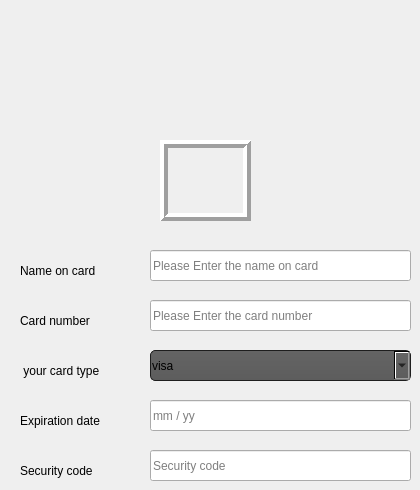
        <widget class="QWidget" name="tab_2">
         <attribute name="title">
          <string>Pay by PayPal</string>
         </attribute>
         <widget class="QLineEdit" name="lineEdit_7">
          <property name="geometry">
           <rect>
            <x>150</x>
            <y>300</y>
            <width>261</width>
            <height>31</height>
           </rect>
          </property>
          <property name="text">
           <string/>
          </property>
          <property name="placeholderText">
           <string>Please Enter the card number</string>
          </property>
         </widget>
         <widget class="QLineEdit" name="lineEdit_8">
          <property name="geometry">
           <rect>
            <x>150</x>
            <y>400</y>
            <width>261</width>
            <height>31</height>
           </rect>
          </property>
          <property name="text">
           <string/>
          </property>
          <property name="placeholderText">
           <string>mm / yy</string>
          </property>
         </widget>
         <widget class="QLabel" name="label_14">
          <property name="geometry">
           <rect>
            <x>160</x>
            <y>140</y>
            <width>91</width>
            <height>81</height>
           </rect>
          </property>
          <property name="minimumSize">
           <size>
            <width>91</width>
            <height>0</height>
           </size>
          </property>
          <property name="maximumSize">
           <size>
            <width>91</width>
            <height>16777215</height>
           </size>
          </property>
          <property name="styleSheet">
           <string notr="true"/>
          </property>
          <property name="frameShape">
           <enum>QFrame::Box</enum>
          </property>
          <property name="frameShadow">
           <enum>QFrame::Raised</enum>
          </property>
          <property name="lineWidth">
           <number>4</number>
          </property>
          <property name="text">
           <string/>
          </property>
          <property name="pixmap">
           <pixmap resource="test.qrc">:/newPrefix/PAYPAL.png</pixmap>
          </property>
          <property name="scaledContents">
           <bool>true</bool>
          </property>
         </widget>
         <widget class="QComboBox" name="comboBox_2">
          <property name="geometry">
           <rect>
            <x>150</x>
            <y>350</y>
            <width>261</width>
            <height>31</height>
           </rect>
          </property>
          <property name="styleSheet">
           <string notr="true">QComboBox
{
    background-color: QLinearGradient( x1: 0, y1: 0, x2: 0, y2: 1, stop: 0 #4d4d4d, stop: 0 #646464, stop: 1 #5d5d5d);
    padding: 1px;
    border-style: solid;
    border: 1px solid #1e1e1e;
    border-radius: 5;
}
</string>
          </property>
          <property name="currentText">
           <string>visa</string>
          </property>
          <item>
           <property name="text">
            <string>visa</string>
           </property>
          </item>
          <item>
           <property name="text">
            <string>master card</string>
           </property>
          </item>
          <item>
           <property name="text">
            <string>American Express</string>
           </property>
          </item>
          <item>
           <property name="text">
            <string>Discover</string>
           </property>
          </item>
          <item>
           <property name="text">
            <string/>
           </property>
          </item>
         </widget>
         <widget class="QLineEdit" name="lineEdit_9">
          <property name="geometry">
           <rect>
            <x>150</x>
            <y>450</y>
            <width>261</width>
            <height>31</height>
           </rect>
          </property>
          <property name="text">
           <string/>
          </property>
          <property name="placeholderText">
           <string>Security code</string>
          </property>
         </widget>
         <widget class="QLabel" name="label_16">
          <property name="geometry">
           <rect>
            <x>20</x>
            <y>360</y>
            <width>101</width>
            <height>21</height>
           </rect>
          </property>
          <property name="text">
           <string> your card type</string>
          </property>
         </widget>
         <widget class="QLabel" name="label_25">
          <property name="geometry">
           <rect>
            <x>20</x>
            <y>410</y>
            <width>101</width>
            <height>21</height>
           </rect>
          </property>
          <property name="text">
           <string>Expiration date</string>
          </property>
         </widget>
         <widget class="QLabel" name="label_26">
          <property name="geometry">
           <rect>
            <x>20</x>
            <y>460</y>
            <width>101</width>
            <height>21</height>
           </rect>
          </property>
          <property name="text">
           <string>Security code</string>
          </property>
         </widget>
         <widget class="QLabel" name="label_27">
          <property name="geometry">
           <rect>
            <x>20</x>
            <y>310</y>
            <width>101</width>
            <height>21</height>
           </rect>
          </property>
          <property name="text">
           <string>Card number</string>
          </property>
         </widget>
         <widget class="QLabel" name="label_28">
          <property name="geometry">
           <rect>
            <x>20</x>
            <y>260</y>
            <width>101</width>
            <height>21</height>
           </rect>
          </property>
          <property name="text">
           <string>Name on card</string>
          </property>
         </widget>
         <widget class="QLineEdit" name="lineEdit_19">
          <property name="geometry">
           <rect>
            <x>150</x>
            <y>250</y>
            <width>261</width>
            <height>31</height>
           </rect>
          </property>
          <property name="text">
           <string/>
          </property>
          <property name="placeholderText">
           <string>Please Enter the name on card</string>
          </property>
         </widget>
        </widget>
